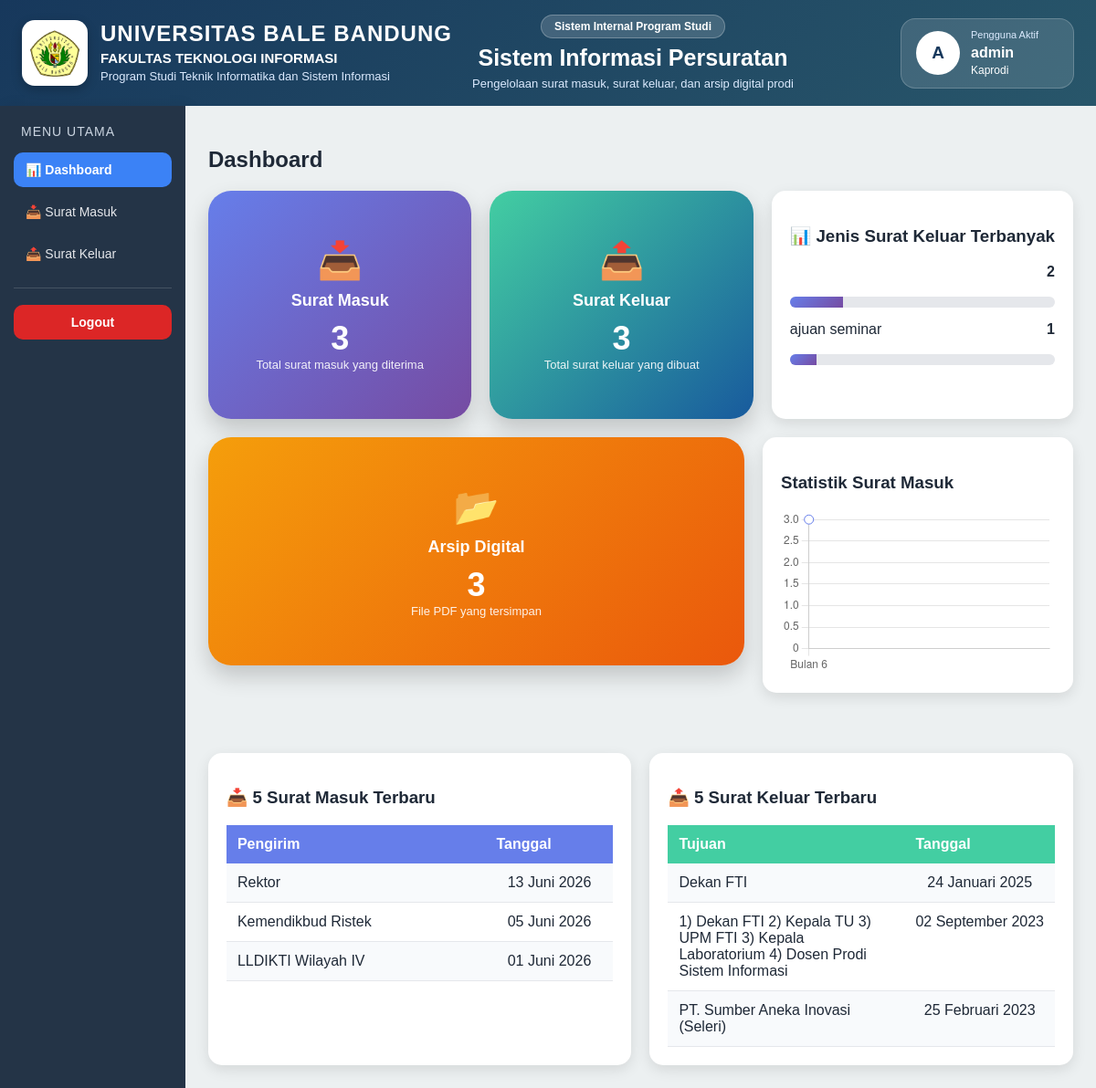
The app's page /index.php (signed in) with its own data.
### tables this page shows
CREATE TABLE `surat_masuk` (
  `id` int(11) NOT NULL,
  `nomor_surat` varchar(100) NOT NULL,
  `tanggal_surat` date NOT NULL,
  `pengirim` varchar(100) NOT NULL,
  `perihal` varchar(255) NOT NULL,
  `file_surat` varchar(255) NOT NULL
);

CREATE TABLE `surat_keluar` (
  `id` int(11) NOT NULL,
  `nomor_surat` varchar(100) NOT NULL,
  `tanggal_surat` date NOT NULL,
  `jenis_surat` varchar(100) NOT NULL,
  `tujuan` text NOT NULL,
  `perihal` varchar(255) NOT NULL,
  `isi_surat` text NOT NULL,
  `lampiran` varchar(255) DEFAULT NULL
);

### pages/dashboard.php (the view, shortened to what this page needs)
<?php
include 'koneksi.php';
if (!function_exists('tanggal_indo_dashboard')) {
    function tanggal_indo_dashboard($tanggal)
    {
        $bulan = [
            1 => 'Januari',
            2 => 'Februari',
            3 => 'Maret',
            4 => 'April',
            5 => 'Mei',
            6 => 'Juni',
            7 => 'Juli',
            8 => 'Agustus',
            9 => 'September',
            10 => 'Oktober',
            11 => 'November',
            12 => 'Desember'
        ];
        $pecah = explode('-', $tanggal);
        return $pecah[2] . ' ' . $bulan[(int)$pecah[1]] . ' ' . $pecah[0];
    }
}
$total_masuk = mysqli_num_rows(mysqli_query($koneksi,"SELECT * FROM surat_masuk"));
$total_keluar = mysqli_num_rows(mysqli_query($koneksi,"SELECT * FROM surat_keluar"));
$total_arsip = mysqli_num_rows(
    mysqli_query(
        $koneksi,
        "SELECT * FROM surat_masuk
         WHERE file_surat IS NOT NULL
         AND file_surat != ''"
    )
);
$statistik_jenis = mysqli_query($koneksi,"
SELECT
    jenis_surat,
    COUNT(*) as total
FROM surat_keluar
GROUP BY jenis_surat
ORDER BY total DESC
LIMIT 5
");
$surat_masuk_terbaru = mysqli_query($koneksi,"
SELECT *
FROM surat_masuk
ORDER BY id DESC
LIMIT 5
");
$surat_keluar_terbaru = mysqli_query($koneksi,"
SELECT *
FROM surat_keluar
ORDER BY id DESC
LIMIT 5
");
$data = mysqli_query($koneksi,"
SELECT MONTH(tanggal_surat) as bulan, COUNT(*) as total
FROM surat_masuk
GROUP BY MONTH(tanggal_surat)
");
$bulan = [];
$total = [];
while($d = mysqli_fetch_array($data)){
    $bulan[] = "Bulan " . $d['bulan'];
    $total[] = (int)$d['total'];
}
?>
<h2>Dashboard</h2>
<div style="
display:flex;
gap:20px;
margin-bottom:30px;
flex-wrap:wrap;
">
    <div
        class="dashboard-card"
        style="background:linear-gradient(135deg,#667eea,#764ba2);">
        <div class="card-icon">📥</div>
        <div class="card-title">
            Surat Masuk
        </div>
        <div class="card-total">
            <?php echo $total_masuk; ?>
        </div>
        <div class="card-subtitle">
            Total surat masuk yang diterima
        </div>
    </div>
    <div
        class="dashboard-card"
        style="background:linear-gradient(135deg,#43cea2,#185a9d);">
        <div class="card-icon">📤</div>
        <div class="card-title">
            Surat Keluar
        </div>
        <div class="card-total">
            <?php echo $total_keluar; ?>
        </div>
        <div class="card-subtitle">
            Total surat keluar yang dibuat
        </div>
    </div>
    <div class="dashboard-box">
        <h3>
        📊 Jenis Surat Keluar Terbanyak
        </h3>
        <?php
        while($j = mysqli_fetch_array($statistik_jenis)){
            $persen = $j['total'] * 10;
        ?>
        <div class="statistik-item">
            <span>
                <?php echo $j['jenis_surat']; ?>
            </span>
            <span class="jumlah">
                <?php echo $j['total']; ?>
            </span>
            <br><br>
            <div class="progress">
                <div
                    class="progress-bar"
                    style="width:<?php echo $persen; ?>%;">
                </div>
            </div>
        </div>
        <?php } ?>
    </div>
    <div
        class="dashboard-card"
        style="background:linear-gradient(135deg,#f59e0b,#ea580c);">
        <div class="card-icon">📂</div>
        <div class="card-title">
            Arsip Digital
        </div>
        <div class="card-total">
            <?php echo $total_arsip; ?>
        </div>
        <div class="card-subtitle">
            File PDF yang tersimpan
        </div>
    </div>
    <div class="dashboard-box">
        <h3>Statistik Surat Masuk</h3>
        <canvas id="chart" height="180"></canvas>
    </div>
</div>
<script>
var ctx = document.getElementById('chart').getContext('2d');
// gradient warna
var gradient = ctx.createLinearGradient(0, 0, 0, 400);
gradient.addColorStop(0, 'rgba(102,126,234,0.8)');
gradient.addColorStop(1, 'rgba(118,75,162,0.1)');
new Chart(ctx, {
    type: 'line',
    data: {
        labels: <?php echo json_encode($bulan); ?>,
        datasets: [{
            label: 'Jumlah Surat',
            data: <?php echo json_encode($total); ?>,
            fill: true,
            backgroundColor: gradient,
            borderColor: '#667eea',
            tension: 0.4,
            pointBackgroundColor: '#fff',
            pointBorderColor: '#667eea',
            pointRadius: 5
        }]
    },
    options: {
        plugins: {
            legend: {
                display: false
            }
        },
        scales: {
            y: {
                beginAtZero: true
            }
        }
    }
});
</script>
<br><br>
<div style="
display:flex;
gap:20px;
flex-wrap:wrap;
">
    <div style="
        flex:1;
        background:white;
        padding:20px;
        border-radius:15px;
        box-shadow:0 5px 15px rgba(0,0,0,0.1);
    ">
        <h3>📥 5 Surat Masuk Terbaru</h3>
        <table class="dashboard-table">
            <tr style="background:#667eea; color:white;">
                <th>Pengirim</th>
                <th class="tanggal-col">Tanggal</th>
            </tr>
            <?php while($sm = mysqli_fetch_array($surat_masuk_terbaru)){ ?>
            <tr>
                <td><?php echo $sm['pengirim']; ?></td>
                <td class="tanggal-col">
                    <?php echo tanggal_indo_dashboard($sm['tanggal_surat']); ?>
                </td>
            </tr>
            <?php } ?>
        </table>
    </div>
    <div style="
        flex:1;
        background:white;
        padding:20px;
        border-radius:15px;
        box-shadow:0 5px 15px rgba(0,0,0,0.1);
    ">
        <h3>📤 5 Surat Keluar Terbaru</h3>
        <table class="dashboard-table">
            <tr style="background:#43cea2; color:white;">
                <th>Tujuan</th>
                <th class="tanggal-col">Tanggal</th>
            </tr>
            <?php while($sk = mysqli_fetch_array($surat_keluar_terbaru)){ ?>
            <tr>
                <td><?php echo $sk['tujuan']; ?></td>
                <td class="tanggal-col">
                    <?php echo tanggal_indo_dashboard($sk['tanggal_surat']); ?>
                </td>
            </tr>
            <?php } ?>
        </table>
    </div>
</div>

### index.php (shortened to what this page needs)
<?php
$username = isset($_SESSION['username']) ? $_SESSION['username'] : 'Pengguna';
$role = isset($_SESSION['role']) ? $_SESSION['role'] : 'staff';
if($role == 'admin'){
    $role_tampil = 'Kaprodi';
} elseif($role == 'staff'){
    $role_tampil = 'Staff';
} else {
    $role_tampil = ucfirst($role);
}
$inisial = strtoupper(substr($username, 0, 1));
$page = isset($_GET['page']) ? $_GET['page'] : 'dashboard';
?>
<!DOCTYPE html>
<html lang="id">
<head>
</head>
<body>
<div class="header">
    <div class="header-inner">
        <div class="header-left">
            <img src="assets/image/logo.png" class="logo-kampus" alt="Logo Universitas">
            <div class="identitas-kampus">
                <h1>UNIVERSITAS BALE BANDUNG</h1>
                <h2>FAKULTAS TEKNOLOGI INFORMASI</h2>
                <p>Program Studi Teknik Informatika dan Sistem Informasi</p>
            </div>
        </div>
        <div class="header-center">
            <div class="badge-sistem">
                Sistem Internal Program Studi
            </div>
            <h3>Sistem Informasi Persuratan</h3>
            <p>
                Pengelolaan surat masuk, surat keluar, dan arsip digital prodi
            </p>
        </div>
        <div class="header-right">
            <div class="user-card">
                <div class="user-avatar">
                    <?php echo $inisial; ?>
                </div>
                <div class="user-info">
                    <span>Pengguna Aktif</span>
                    <strong><?php echo htmlspecialchars($username); ?></strong>
                    <small><?php echo htmlspecialchars($role_tampil); ?></small>
                </div>
            </div>
        </div>
    </div>
</div>
<div class="container">
    <div class="sidebar">
        <div class="sidebar-title">Menu Utama</div>
        <a href="index.php?page=dashboard" class="<?php echo ($page == 'dashboard') ? 'active' : ''; ?>">
            📊 Dashboard
        </a>
        <a href="index.php?page=surat_masuk" class="<?php echo ($page == 'surat_masuk') ? 'active' : ''; ?>">
            📥 Surat Masuk
        </a>
        <?php if($_SESSION['role'] == 'admin'){ ?>
            <a href="index.php?page=surat_keluar" class="<?php echo ($page == 'surat_keluar') ? 'active' : ''; ?>">
                📤 Surat Keluar
            </a>
        <?php } ?>
        <hr>
        <a href="logout.php" class="logout-link">
            Logout
        </a>
    </div>
    <div class="content">
        <?php
        if ($page == 'dashboard') {
            include 'pages/dashboard.php';
        } elseif ($page == 'surat_masuk') {
            include 'pages/surat_masuk.php';
        } elseif ($page == 'surat_keluar') {
            include 'pages/surat_keluar.php';
        } else {
            echo "<h3>Halaman tidak ditemukan</h3>";
        }
        ?>
    </div>
</div>
</body>
</html>

### index.php (style rules this page uses)
* { box-sizing: border-box; }
body { font-family: Arial, Helvetica, sans-serif; margin: 0; background: #ecf0f1; color: #1f2937; }
.header { background: linear-gradient(135deg, #17385c, #28566a); color: white; padding: 16px 24px; box-shadow: 0 5px 16px rgba(0,0,0,0.18); }
.header-inner { display: grid; grid-template-columns: 1.2fr 1fr 0.8fr; align-items: center; gap: 20px; }
.header-left { display: flex; align-items: center; gap: 14px; }
.logo-kampus { width: 72px; height: 72px; object-fit: contain; background: #ffffff; padding: 7px; border-radius: 14px; box-shadow: 0 4px 12px rgba(0,0,0,0.22); }
.identitas-kampus h1 { margin: 0; font-size: 24px; font-weight: 800; letter-spacing: 1px; line-height: 1.1; white-space: nowrap; }
.identitas-kampus h2 { margin: 6px 0 3px; font-size: 15px; color: #ffffff; font-weight: 700; line-height: 1.1; }
.identitas-kampus p { margin: 0; font-size: 13px; color: #dbeafe; line-height: 1.3; }
.header-center { text-align: center; }
.badge-sistem { display: inline-block; background: rgba(255,255,255,0.16); border: 1px solid rgba(255,255,255,0.25); padding: 5px 14px; border-radius: 999px; font-size: 12px; font-weight: 700; margin-bottom: 8px; }
.header-center h3 { margin: 0; font-size: 25px; font-weight: 800; line-height: 1.1; }
.header-center p { margin: 6px 0 0; font-size: 13px; color: #dbeafe; line-height: 1.3; }
.header-right { display: flex; justify-content: flex-end; }
.user-card { display: flex; align-items: center; gap: 12px; background: rgba(255,255,255,0.13); border: 1px solid rgba(255,255,255,0.20); padding: 11px 16px; border-radius: 16px; min-width: 190px; }
.user-avatar { width: 48px; height: 48px; border-radius: 50%; background: white; color: #17385c; display: flex; justify-content: center; align-items: center; font-weight: 800; font-size: 19px; flex-shrink: 0; }
.user-info { display: flex; flex-direction: column; line-height: 1.25; }
.user-info span { font-size: 11px; color: #dbeafe; }
.user-info strong { font-size: 16px; color: #ffffff; margin-top: 2px; }
.user-info small { font-size: 12px; color: #ffffff; margin-top: 2px; }
.container { display: flex; min-height: calc(100vh - 105px); }
.sidebar { width: 240px; background: #243447; color: white; min-height: 100vh; padding: 20px 15px; box-shadow: 4px 0 14px rgba(0,0,0,0.08); }
.sidebar-title { font-size: 14px; text-transform: uppercase; letter-spacing: 1px; color: #cbd5e1; margin-bottom: 15px; padding-left: 8px; }
.sidebar a { display: block; color: #e5e7eb; text-decoration: none; margin: 8px 0; padding: 11px 13px; border-radius: 10px; font-size: 14px; transition: 0.2s; }
.sidebar a.active { background: #3b82f6; color: white; font-weight: bold; }
.sidebar hr { border: none; border-top: 1px solid rgba(255,255,255,0.15); margin: 18px 0; }
.logout-link { background: #dc2626; color: white !important; text-align: center; font-weight: bold; }
.content { padding: 25px; width: 100%; background: #ecf0f1; overflow-x: auto; }

### pages/dashboard.php (style rules this page uses)
.dashboard-card { flex:1; min-width:220px; height:250px; padding:25px; border-radius:25px; color:white; text-align:center; display:flex; flex-direction:column; justify-content:center; align-items:center; box-shadow:0 12px 25px rgba(0,0,0,0.18); transition:0.3s; overflow:hidden; }
.card-icon { font-size:40px; margin-bottom:10px; }
.card-title { font-size:18px; margin-bottom:10px; font-weight:600; }
.card-total { font-size:36px; font-weight:bold; }
.card-subtitle { font-size:13px; opacity:0.9; }
.dashboard-box { background:white; padding:20px; border-radius:15px; box-shadow:0 5px 15px rgba(0,0,0,0.1); }
.dashboard-table { width:100%; border-collapse:collapse; table-layout:auto; }
.dashboard-table th { padding:12px; text-align:left; color:white; }
.dashboard-table td { padding:12px; border-bottom:1px solid #e5e7eb; vertical-align:top; }
.dashboard-table tr:nth-child(even) { background:#f8fafc; }
.tanggal-col { width:140px; min-width:140px; white-space:nowrap; text-align:center; }
.statistik-item { margin-bottom:15px; }
.progress { width:100%; background:#e5e7eb; border-radius:20px; overflow:hidden; height:12px; }
.progress-bar { height:12px; background:linear-gradient(135deg,#667eea,#764ba2); }
.jumlah { float:right; font-weight:bold; }

### records on screen
surat_masuk: pengirim "Rektor", tanggal_surat "13 Juni 2026"
surat_masuk: pengirim "Kemendikbud Ristek", tanggal_surat "05 Juni 2026"
surat_masuk: pengirim "LLDIKTI Wilayah IV", tanggal_surat "01 Juni 2026"
surat_keluar: tujuan "Dekan FTI", tanggal_surat "24 Januari 2025"
surat_keluar: tujuan "1) Dekan FTI 2) Kepala TU 3) UPM FTI 3) Kepala Laboratorium 4) Dosen Prodi Sistem Informasi", tanggal_surat "02 September 2023"
surat_keluar: tujuan "PT. Sumber Aneka Inovasi (Seleri)", tanggal_surat "25 Februari 2023"

### other values on screen
$inisial "A"
$username "admin"
$role_tampil "Kaprodi"
$total_masuk "3"
$total_keluar "3"
$j['total'] "2"
$j['jenis_surat'] "ajuan seminar"
$j['total'] "1"
$total_arsip "3"
chart data {{ json_encode($total) }} [3]
